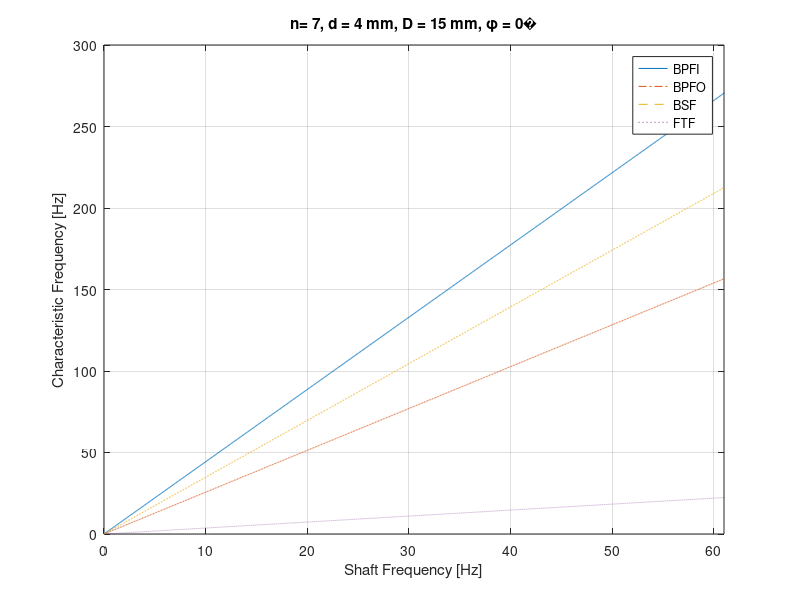
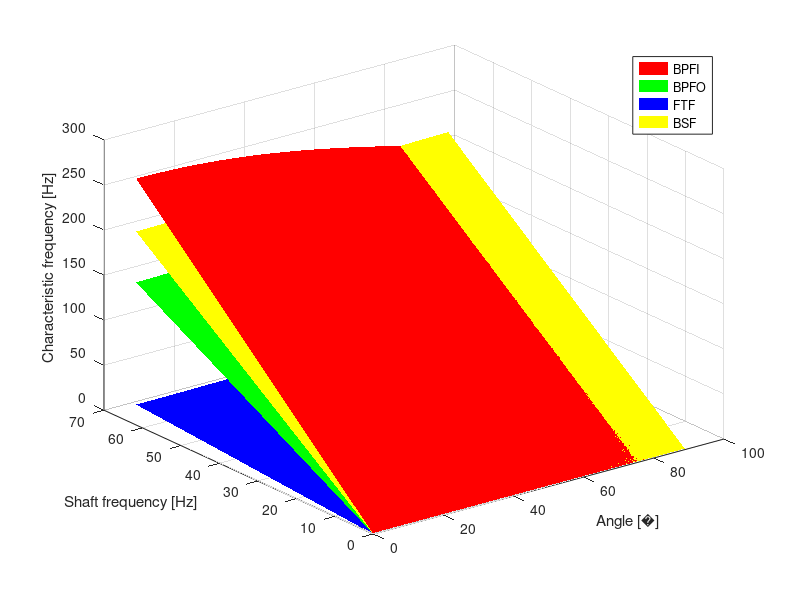
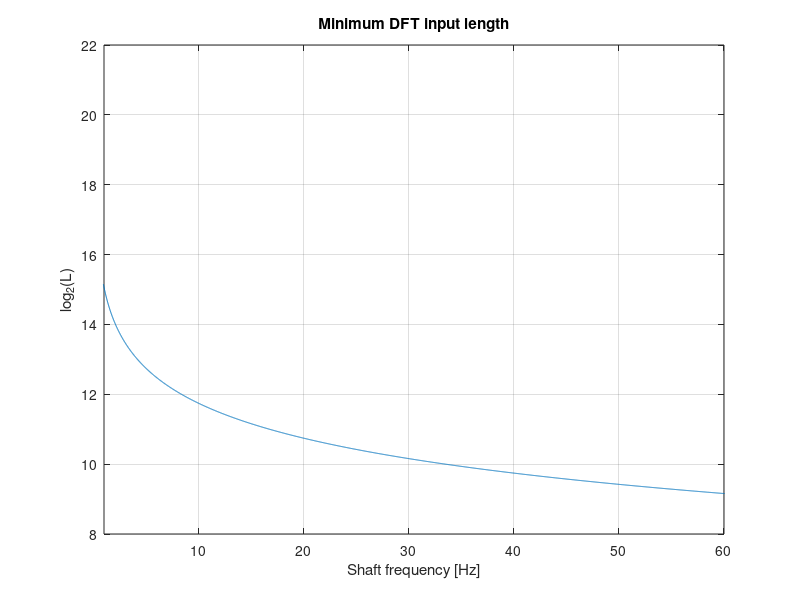

Write the MATLAB code that produced these figures, in order.
%% clear
clear
clear figures

%% Setup
Fs = 48e3;
fShaft = (0:3700)/60;        % Pinion bearing shaft frequency (Hz)
t = 0:1/Fs:20-1/Fs;

%% Bearing
n = 7;         % Number of rolling element bearings
d = 0.004;      % Diameter of rolling elements 
p = 0.015;      % Pitch diameter of bearing
thetaDeg = (0:89); % Contact angle in degrees

bpfi = fShaft'*(n/2*(1 + d/p*cosd(thetaDeg))); % Ballpass frequency, inner race
bpfo = fShaft'*(n/2*(1-d/p*cosd(thetaDeg))); % Ballpass frequency, outer race
bsf = fShaft'*(p/d*(1 - (d/p*cosd(thetaDeg)).^2)); % Ball spin frequency
ftf = fShaft'*(1/2*(1-d/p*cosd(thetaDeg))); % Fundamental train frequency

%% DFT length
%BPFO and BPFI
L = Fs.*(1./fShaft).*(15/21);

%% Figures
fig1 = figure(1);
%ax = tiledlayout(1,2);
%nexttile
plot(fShaft, bpfi(:,1), fShaft, bpfo(:,1), '-.', fShaft, bsf(:,1),'--', fShaft, ftf(:,1),':');

grid on
legend('BPFI', 'BPFO', 'BSF', 'FTF', 'Location', 'Best');
xlabel('Shaft Frequency [Hz]');
ylabel('Characteristic Frequency [Hz]');
title(['n= 7, d = 4 mm, D = 15 mm, \phi = 0' char(176)])
xlim([0 61])

%nexttile
% plot(fShaft, bpfi(:,1)./ftf(:,1), fShaft, bpfi(:,1)./bsf(:,1), fShaft, bpfi(:,1)./bpfo(:,1))
% xlabel(['Ratio'])
% ylabel('Shaft frequency [Hz]')
% legend('BPFI/FTF','BPFI/BSF','BPFI/BPFO', 'Location', 'Best')
% grid on
exportgraphics(fig1,'bearing_characteristic_frequencies.pdf','ContentType','vector')

figure(2)
surf(thetaDeg,fShaft,bpfi,'EdgeColor', 'none', 'FaceColor', 'r')
hold on
surf(thetaDeg,fShaft,bpfo,'EdgeColor', 'none', 'FaceColor', 'g')
surf(thetaDeg,fShaft,ftf,'EdgeColor', 'none', 'FaceColor', 'b')
surf(thetaDeg,fShaft,bsf,'EdgeColor', 'none', 'FaceColor', 'y')
    
xlabel(['Angle [' char(176) ']'])
ylabel('Shaft frequency [Hz]')
zlabel('Characteristic frequency [Hz]')
legend('BPFI','BPFO','FTF','BSF')

figure(3)
plot(fShaft,log2(L))
xlim([1 60])
%ylim([min(L) 2^12])
grid on
title('Minimum DFT input length')
ylabel('log_2(L)')
xlabel('Shaft frequency [Hz]')
